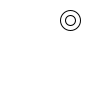
Frame 1 (no input)
Frame 60 (the mouse pressed at the canvas centre just before this capture): identical to frame 1, image omitted
Frame 120 (the mouse held since frame 60 and released just before this capture): identical to frame 1, image omitted

The Processing sketch that drew this single still picture (run headless with seeded random() and noise(); from frame 60 on, the mouse is pressed at the canvas centre):

// Processing sketch: processing_23564
// ── processing_23564.pde

int circleX = 70;//this is where we are declaring and initialising our global variables
int circleY = 20; // you can now change these variables easily and move the circle around


void setup(){
  size(100,100);// define initial conditions of the sketch
}


void draw (){
  background(255);// draw apparance of the sketch
  ellipse (circleX, circleY,20,20); // draw cicle with variables in there
  ellipse (circleX,circleY,10,10);
}
